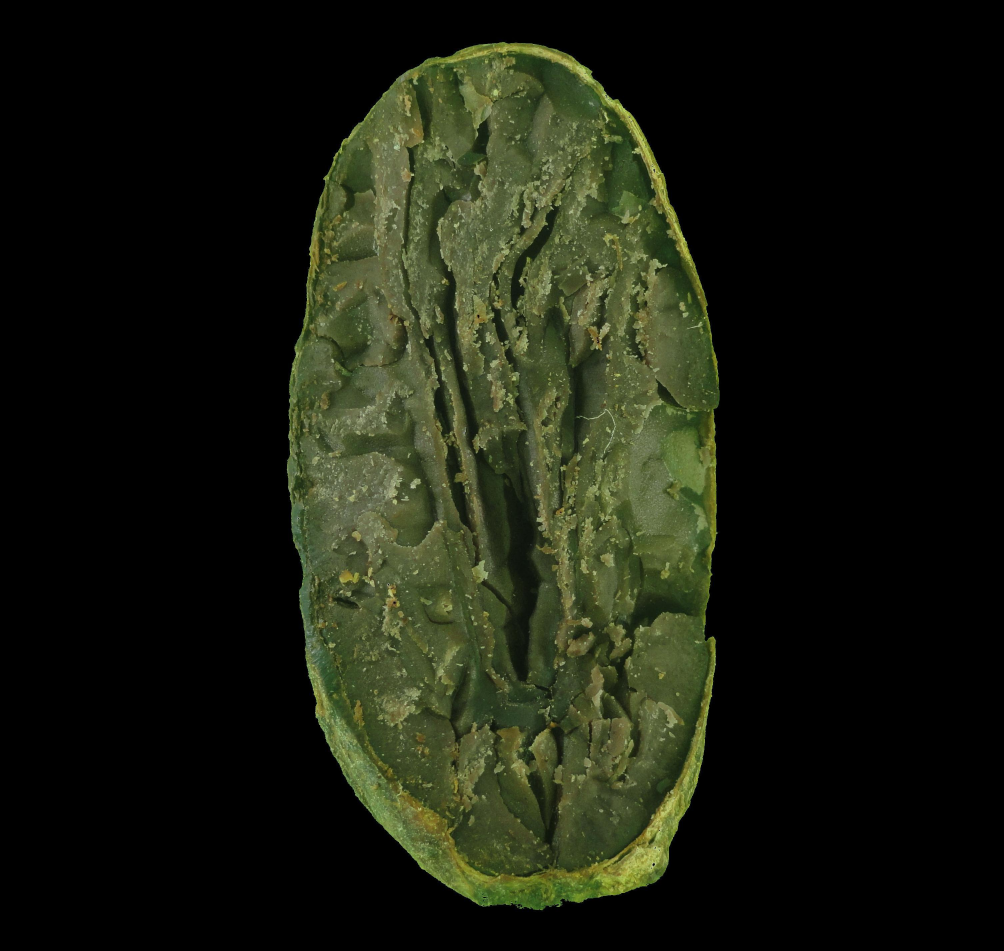
#> input picture Python/data/bean2.JPG, 3011 x 2851 px, found by its file name (shown at 1/3 size)
$ python test.py
#> lines starting #> are read from the running program, lines starting #| are printed output that depends on the picture
import cv2
import numpy as np

# di = '/Users/lochuynhquang/Documents/thesis2022/Python/data/bean2.JPG'
di ='/home/flint/Documents/thesis2022/Python/data/bean2.JPG'
# image = cv2.imread(di + 'image (1).JPG')
image = cv2.imread(di)
#> image is the input picture: shape (2851, 3011, 3); mean B, G, R 15.8, 29.1, 25.5
image = cv2.resize(image, (256,256))
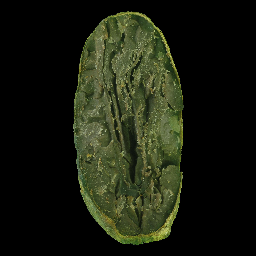
#> image: shape (256, 256, 3); mean B, G, R 15.7, 29, 25.5
kernel1 = np.array([[-1, -1, -1],
                    [-1,  8, -1],
                    [-1, -1, -1]])

kernel2 = np.array([[-1/2, 1, -1/2],
                    [-1/2, 1, -1/2],
                    [-1/2, 1, -1/2]])
edge_detect = cv2.filter2D(src=image, ddepth=-1, kernel=2)
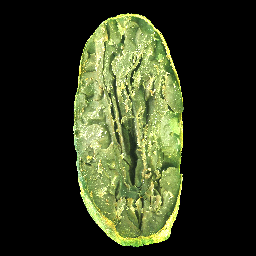
#> edge_detect: shape (256, 256, 3); mean B, G, R 31.5, 56.8, 50.3

cv2.imshow('Identity', edge_detect)
# cv2.imwrite('/Users/lochuynhquang/Documents/thesis2022/Python/data/bean2_ED.JPG' ,edge_detect)

# print(type(image))
# print(np.shape(image))

cv2.waitKey(0)
cv2.destroyAllWindows()
